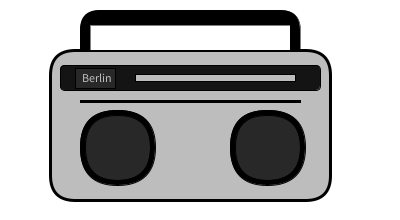
Frame 1 (no input)
Frame 60 (the mouse pressed at the canvas centre just before this capture): identical to frame 1, image omitted
Frame 120 (the mouse held since frame 60 and released just before this capture): identical to frame 1, image omitted

The Processing sketch that drew this single still picture (run headless with seeded random() and noise(); from frame 60 on, the mouse is pressed at the canvas centre):

// Processing sketch: w2_8
// ── w2_8.pde
void  setup()
{
  size(400, 220);

}

void  draw()
{
    int z, r, x, y;
    // Background colour
    background(255);
    // Case
    fill(189);
    strokeWeight(3);
    rect(50, 50, 280, 150, 25, 25, 25, 25);
    strokeWeight(0.5);
    // Handle
    fill(0);
    rect(80, 10, 220, 40, 25, 25, 0, 0);
    fill(255);
    rect(90, 25, 200, 25);
    // Loudspeaker
    fill(0);
    strokeWeight(1);
    y = 110;
    rect(80, y, 75, 75, 50, 50, 50, 50);
    rect(230, y, 75, 75, 50, 50, 50, 50);
    fill(50);
    fill(40);
    y = 115;
    z = 65;
    r = 50;
    rect(85, y, z, z, r, r, r, r);
    rect(235, y, z, z, r, r, r, r);
    // Display
    //fill(0);
    //rect(150, 75, 150, 50);

    // Bedienelemente
    fill(20);
    r = 5;
    rect(60, 65, 260, 25, r, r, r, r);
    fill(189);
    rect(135, 74, 160, 7);
    // Display text
    fill(40);
    rect(75, 68, 40, 20);
    fill(189);
    // Displayinhalt
    text("Berlin", 82, 82);
    fill(0);
    rect(80, 100, 220, 2);
}
